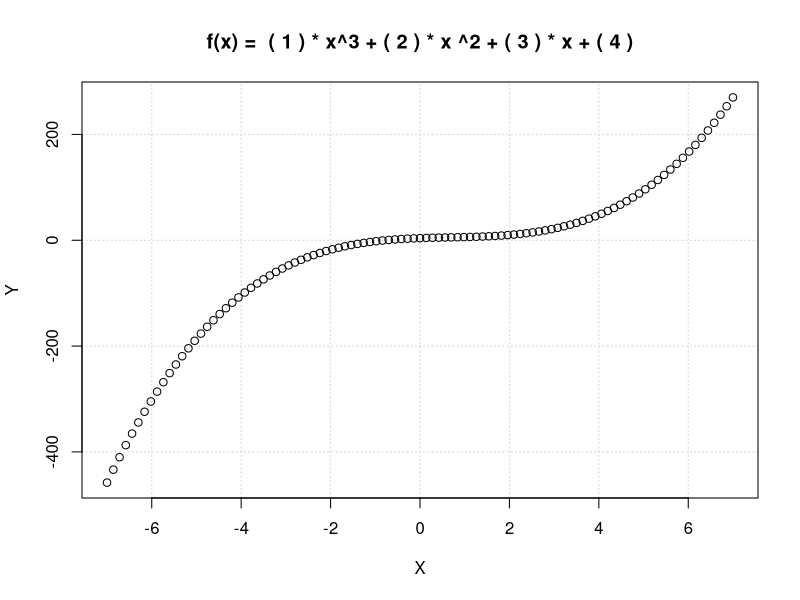

Recreate this plot in R.
## ---- chunk 1
knitr::opts_chunk$set(echo = FALSE)
## ---- chunk 2
  no_of_points <- 100
  minX<- -7
  maxX<- 7
  a<- 1
  b<- 2
  c<- 3
  d<- 4
  seq_step = (maxX-minX) / no_of_points
  dataX <- seq(minX, maxX, seq_step)
  dataY <- a* dataX^3 - b*dataX^2 + c*dataX + d
  func_title = paste("f(x) = ", 
                paste("(", paste(a, paste(") * x^3 + (", 
                paste(b, paste(") * x ^2 + (", 
                paste(c, paste(") * x + (", paste(d,")")))))))))
  main<-ifelse(TRUE, func_title,"")
  
## ---- chunk 3
plot(dataX, dataY, xlab = "X", ylab = "Y", main = main, panel.first = grid())
